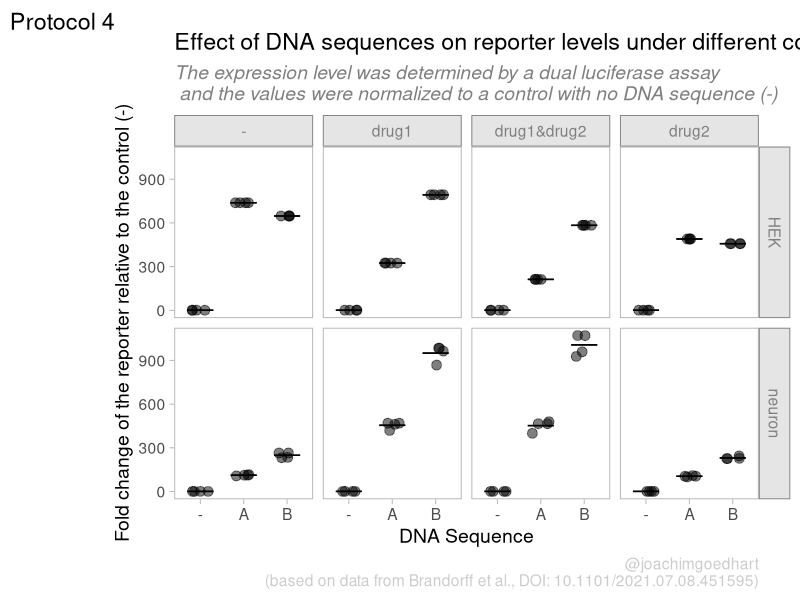
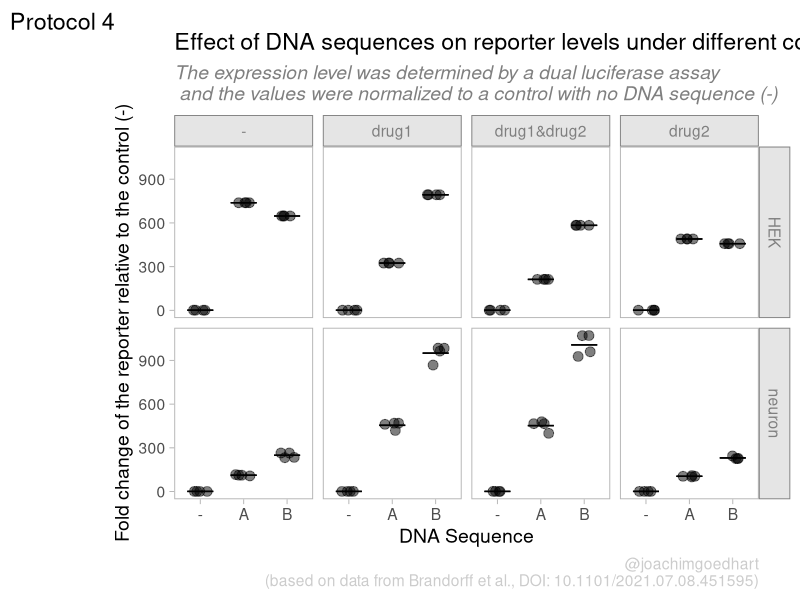

Source code (R) for these figures, in order:
## ---- chunk 1
library(tidyverse)
## ---- chunk 2
df_raw <- readxl::read_excel("data/DualLuc_example_data.xlsx", sheet = "Results")
## ---- chunk 3
df_design <- read.csv("data/Tidy_design.csv")
head(df_design)
## ---- chunk 4
firefly <- df_raw[19:26,6:17] %>% unlist(use.names = FALSE)
renilla <- df_raw[40:47,6:17] %>% unlist(use.names = FALSE)
## ---- chunk 5
column <- rep(1:12, each=8)
row <- rep(LETTERS[1:8],12)
## ---- chunk 6
x0 <- str_pad(column, 2, pad = "0")
## ---- chunk 7
Wells <- paste0(row,x0)
## ---- chunk 8
df_plate <- data.frame(column,row,Wells)
head(df_plate)
## ---- chunk 9
df_4 <- data.frame(df_plate,firefly,renilla)
## ---- chunk 10
df_4 <- left_join(df_design, df_4, by='Wells')
head(df_4)
## ---- chunk 11
df_4 <- df_4 %>% mutate(expression=firefly/renilla)
## ---- chunk 12
df_norm <- df_4 %>% filter(condition == "-") %>%
  group_by(treatment1,treatment2) %>%
  summarise(mean=mean(expression)) 
## ---- chunk 13
df_4 <- df_4 %>%
  full_join(df_norm, by=c("treatment1","treatment2")) %>%
  na.omit(condition)
## ---- chunk 14
df_4 <- df_4 %>% mutate(`Fold Change` = expression/mean)
## ---- chunk 15
head(df_4)
## ---- chunk 16
df_4 %>% write.csv("protocol_4.csv", row.names = FALSE)
## ---- chunk 17
p <- ggplot(df_4, aes(x=condition, y=`Fold Change`)) +
  geom_jitter(width = 0.2, alpha=0.5, size=3)
## ---- chunk 18
p <- p + facet_grid(treatment1~treatment2)
## ---- chunk 19
p <- p + stat_summary(fun.min=mean, fun.max=mean, geom='errorbar', width=0.6, size=0.5)
## ---- chunk 20
p <-
  p + labs(
    title = "Effect of DNA sequences on reporter levels under different conditions",
    subtitle = "The expression level was determined by a dual luciferase assay\n and the values were normalized to a control with no DNA sequence (-)",
    x = "DNA Sequence",
    y = "Fold change of the reporter relative to the control (-)",
    caption = "@joachimgoedhart\n(based on data from Brandorff et al., DOI: 10.1101/2021.07.08.451595)",
    tag = "Protocol 4"
  ) 
## ---- chunk 21
p <- p + theme_light(base_size = 14)
## ---- chunk 22
p <- p + theme(strip.background = element_rect(fill="grey90", color="grey50"),
               strip.text = element_text(color="grey50"),
               plot.caption = element_text(color = "grey80"),
               plot.subtitle = element_text(color = "grey50", face = "italic"),
               #Remove the grid
               panel.grid.major = element_blank(),
               panel.grid.minor = element_blank()
)
## ---- chunk 23
p
## ---- chunk 24
png(file=paste0("Protocol_04.png"), width = 4000, height = 3000, units = "px", res = 400)
 p
dev.off()
